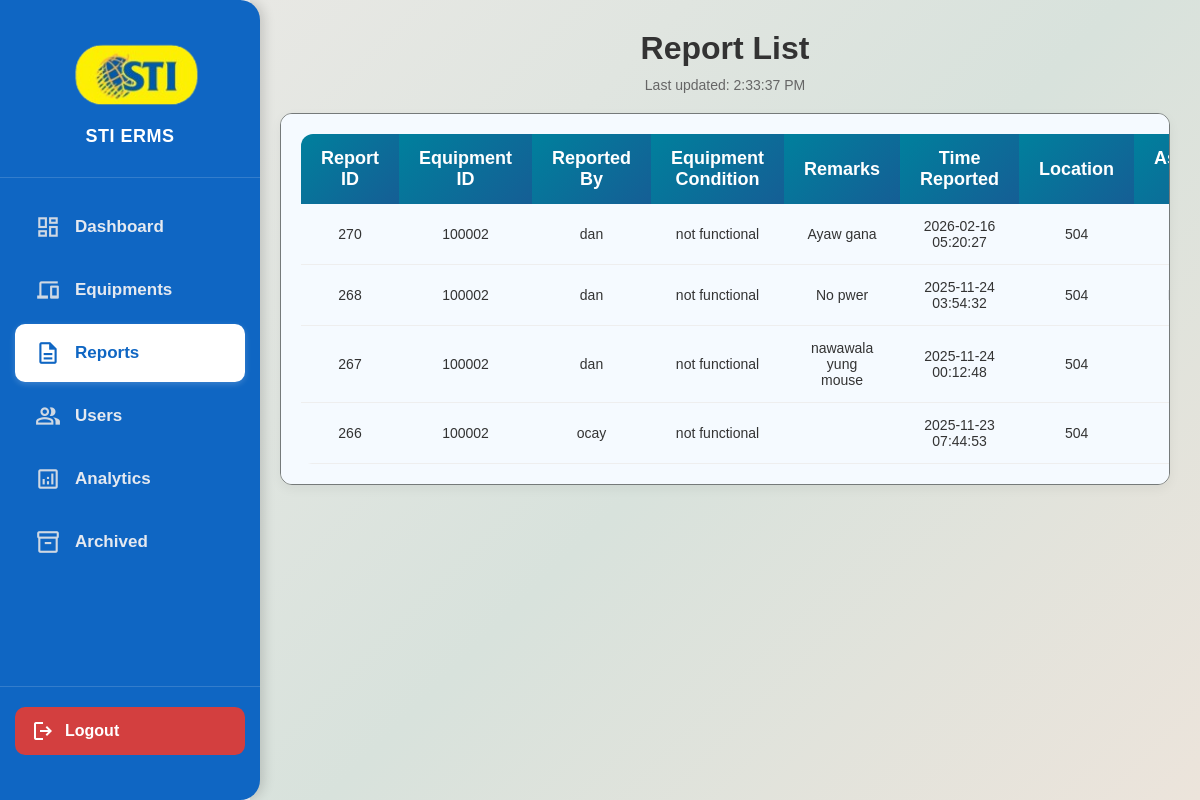
Page /admin_side/Reports/Reports-retrieve.php (signed in) on the committed database.
### tables this page shows
CREATE TABLE `reports` (
  `report_id` int(11) NOT NULL,
  `equipment_id` int(11) NOT NULL,
  `reported_by` int(11) NOT NULL,
  `equipment_condition` varchar(50) NOT NULL,
  `remarks` text DEFAULT NULL,
  `reported_at` timestamp NOT NULL DEFAULT current_timestamp(),
  `location` varchar(50) NOT NULL,
  `State` varchar(50) NOT NULL,
  `assigned_to` varchar(50) DEFAULT NULL
);

CREATE TABLE `equipment` (
  `equipment_id` int(11) NOT NULL,
  `barcode` varchar(100) NOT NULL,
  `name` varchar(100) NOT NULL,
  `description` text DEFAULT NULL,
  `lab_id` int(11) DEFAULT NULL,
  `status` varchar(50) DEFAULT 'Good',
  `registered_at` timestamp NOT NULL DEFAULT current_timestamp()
);

CREATE TABLE `users` (
  `user_id` int(11) NOT NULL,
  `username` varchar(50) NOT NULL,
  `password` varchar(255) NOT NULL,
  `role` enum('admin','maintenance','Staff') NOT NULL,
  `status` varchar(50) DEFAULT 'active',
  `created_at` timestamp NOT NULL DEFAULT current_timestamp()
);

### admin_side/pass-down-method.php (called while the page is built, shortened)
<?php
include("../../connect.php");
    function passDownBarcode($equipment_id){
        global $conn;
        $sql = "SELECT * FROM equipment WHERE equipment_id = '$equipment_id'";
        $result = mysqli_query($conn, $sql);
        $row = mysqli_fetch_assoc($result);
        if ($row) {
        return $row["barcode"];
        } else {
        return "Unknown Equipment";
    }
    }
    function passDownName($reported_by) {
    global $conn;
    $sql = "SELECT * FROM users WHERE user_id = '$reported_by'";
    $result = mysqli_query($conn, $sql);
    $row = mysqli_fetch_assoc($result);
    if ($row) {
        return $row["username"];
    } else {
        return "Unknown User";
    }
}
?>

### admin_side/Reports/Reports-retrieve.php (the view, shortened to what this page needs)
<?php
include("../sidebar.php");
include("../../connect.php");
include("../pass-down-method.php");
try {
    $result = mysqli_query($conn, "SELECT * FROM reports WHERE State != 'Good' ORDER BY reported_at DESC");
    $rows = mysqli_fetch_all($result, MYSQLI_ASSOC);
} catch (mysqli_sql_exception $e) {
    exit;
}
?>
<!DOCTYPE html>
<html lang="en">
<head>
    <link rel="stylesheet" href="reports.css">
</head>
<body>
<div class="main-content">
    <h1>Report List</h1>
    <div id="last-updated">Last updated: <span id="update-time"></span></div>
    <div class="table-container" id="report-table">
        <?php if (!empty($rows)): ?>
            <table>
                <tr>
                    <th>Report ID</th>
                    <th>Equipment ID</th>
                    <th>Reported By</th>
                    <th>Equipment Condition</th>
                    <th>Remarks</th>
                    <th>Time Reported</th>
                    <th>Location</th>
                    <th>Assigned to</th>
                </tr>
                <?php foreach ($rows as $row): ?>
                    <tr>
                        <td><?= htmlspecialchars($row["report_id"]) ?></td>
                        <td><?= htmlspecialchars(passDownBarcode($row["equipment_id"])) ?></td>
                        <td><?= htmlspecialchars(passDownName($row["reported_by"])) ?></td>
                        <td><?= htmlspecialchars($row["equipment_condition"]) ?></td>
                        <td><?= htmlspecialchars($row["remarks"]) ?></td>
                        <td><?= htmlspecialchars($row["reported_at"]) ?></td>
                        <td><?= htmlspecialchars($row["location"]) ?></td>
                        <td><?= htmlspecialchars(passDownName($row["assigned_to"])) ?></td>
                    </tr>
                <?php endforeach; ?>
            </table>
        <?php else: ?>
            <p style="text-align:center; color:blue;">No report data found.</p>
        <?php endif; ?>
    </div>
</div>
</body>
</html>

### admin_side/sidebar.css (style rules this page uses)
* { margin: 0; padding: 0; box-sizing: border-box; }

### admin_side/Reports/reports.css (style rules this page uses)
body { font-family: "Poppins", Arial, sans-serif; background: #f5f7fa; margin: 0; padding: 0; display: flex; }
.main-content { flex-grow: 1; margin-left: 250px; padding: 30px; background: linear-gradient(135deg, #e8e8e4, #d8e2dc, #ece4db); min-height: 100vh; transition: all 0.3s ease; overflow-y: auto; }
h1 { text-align: center; color: #333; margin-bottom: 10px; font-weight: 600; }
#last-updated { text-align: center; color: #666; font-size: 14px; margin-bottom: 20px; }
.table-container { width: 100%; overflow-x: auto; box-shadow: 0 4px 12px rgba(0, 0, 0, 0.05); border: 1px solid rgb(117, 122, 122); border-radius: 12px; background: #F5FAFF; padding: 20px; }
table { border-collapse: collapse; width: 100%; border-radius: 12px; overflow: hidden; }
th { background: linear-gradient(135deg, #00809D, #155E95); color: #fff; text-align: center; padding: 14px 20px; font-weight: 600; font-size: 18px; }
td { text-align: center; padding: 14px 20px; font-size: 14px; color: #333; border-bottom: 1px solid #eee; }
tr:nth-child(even) td { background: #F5FAFF; }

### rows in the picture
reports: report_id "270", equipment.barcode "100002", reported_by.username "dan", equipment_condition "not functional", remarks "Ayaw gana", reported_at "2026-02-16 05:20:27", location "504"
reports: report_id "268", equipment.barcode "100002", reported_by.username "dan", equipment_condition "not functional", remarks "No pwer", reported_at "2025-11-24 03:54:32", location "504"
reports: report_id "267", equipment.barcode "100002", reported_by.username "dan", equipment_condition "not functional", remarks "nawawala yung mouse", reported_at "2025-11-24 00:12:48", location "504"
reports: report_id "266", equipment.barcode "100002", reported_by.username "ocay", equipment_condition "not functional", reported_at "2025-11-23 07:44:53", location "504"
